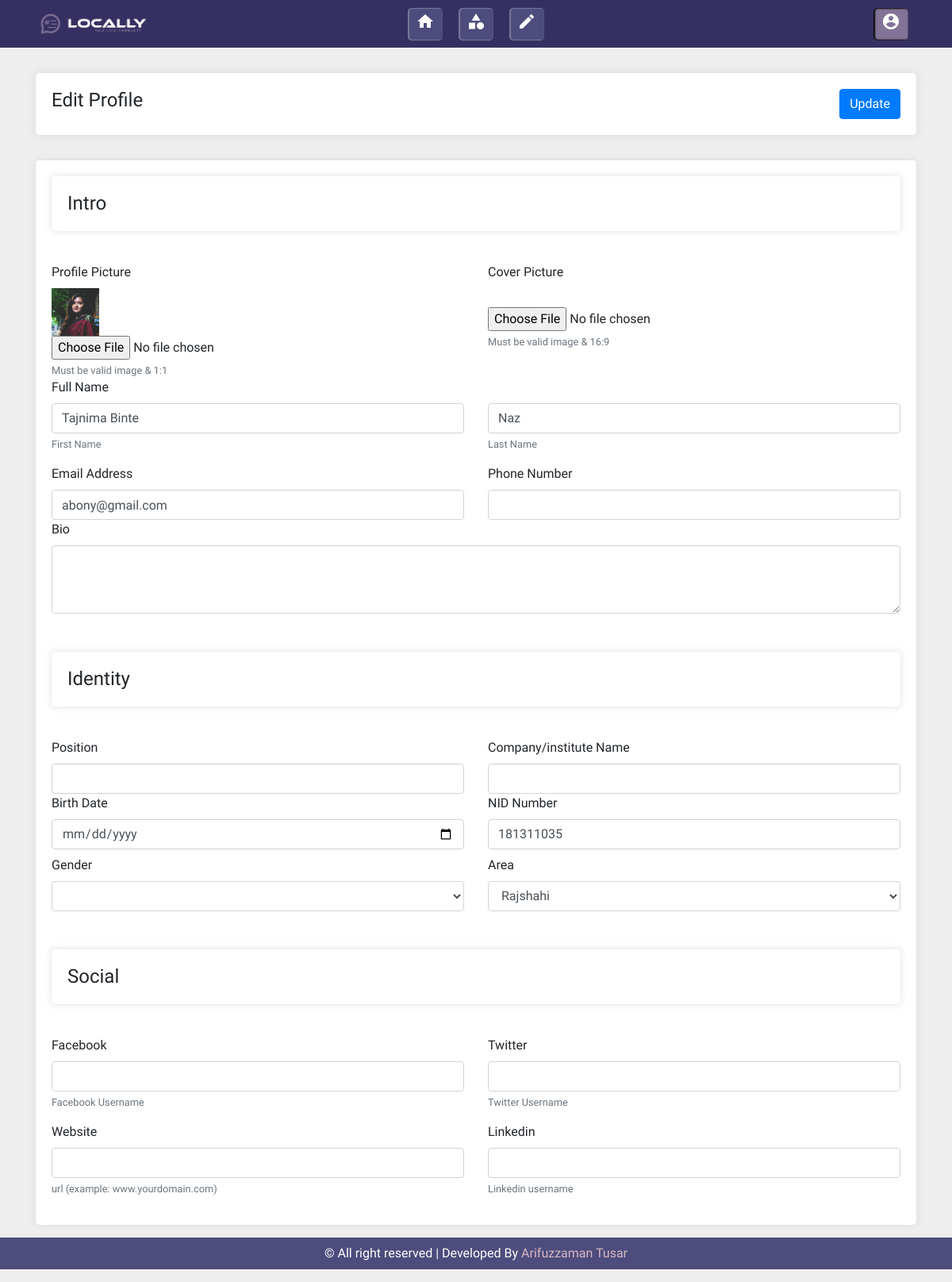
/edit-profile.php (signed in), run on the app's committed database.
### tables this page shows
CREATE TABLE `user` (
  `id` int(20) NOT NULL,
  `username` varchar(100) NOT NULL,
  `firstname` varchar(100) NOT NULL,
  `lastname` varchar(100) NOT NULL,
  `email` varchar(100) NOT NULL,
  `phone` varchar(100) NOT NULL,
  `bio` longtext NOT NULL,
  `city` varchar(100) NOT NULL,
  `nid` varchar(100) NOT NULL,
  `birthday` varchar(100) NOT NULL,
  `gender` varchar(100) NOT NULL,
  `company` varchar(200) NOT NULL,
  `position` varchar(200) NOT NULL,
  `facebook` varchar(200) NOT NULL,
  `twitter` varchar(200) NOT NULL,
  `website` varchar(200) NOT NULL,
  `linkedin` varchar(200) NOT NULL,
  `password` varchar(100) NOT NULL,
  `status` varchar(50) NOT NULL,
  `avater_image` varchar(200) NOT NULL,
  `cover_image` varchar(200) NOT NULL
);

### login-session.php (called while the page is built, shortened)
<?php
    if(isset($_SESSION['username_session']))
    {
        $logged_user=  $_SESSION['username_session'];
        $admin_query = " SELECT * FROM `user` WHERE username LIKE '$logged_user' ";
        $result= mysqli_query($con,$admin_query);
        if (mysqli_num_rows($result) > 0) {
            while($row = mysqli_fetch_assoc($result)) {
                $fname = $row["firstname"];
                $lname = $row["lastname"];
                $email = $row["email"];
                $phone= $row["phone"];
                $bio = $row["bio"];
                $city= $row["city"];
                $nid = $row["nid"];
                $gender = $row["gender"];
                $facebook = $row["facebook"];
                $website = $row["website"];
                $linkedin = $row["linkedin"];
                $twitter =$row["twitter"];
                $company = $row["company"];
                $position = $row["position"];
                $profile_picture = $row["avater_image"];
            }
        }
    }
    else
    {
        header("location:login.php");
    }
?>

### edit-profile.php (the view, shortened to what this page needs)
<?php
include "header.php";
?>
<div class="page_body">
    <div class="container">
        <form action="edit-profile-process.php" method="post" enctype="multipart/form-data">
            <div class="p-3"></div>
            <div class="widget">
                <div class="row">
                    <div class="col-6">
                        <h4>Edit Profile</h4>
                    </div>
                    <div class="col-6">
                        <button name="update_profile" type="submit" class="btn btn-primary float-right">Update</button>
                    </div>
                </div>
            </div>
            <div class="p-3"></div>
            <div class="row">
                <div class="col-12 pb-3">
                    <div class="widget">
                        <h4 class="widget">Intro</h4>
                        <div class="p-3"></div>
                        <div class="row">
                            <div class="col-md-6 col-sm-6">
                                <label for="">Profile Picture </label> <br>
                                <?php
                                if (isset($profile_picture)) {
                                ?>
                                    <img height="60px" src="uploads/user__avater/<?php echo $profile_picture ?>" alt="">
                                <?php
                                }
                                ?>
                                <input class="display-none" style="border: none;" type="text" name="db_avater_image" value="<?php echo $profile_picture ?>"> <br>
                                <input type="file" name="avater_image" value="avater_image">
                                <small id="l_name_HelpId" class="form-text text-muted">Must be valid image & 1:1</small>
                            </div>
                            <div class="col-md-6 col-sm-6">
                                <label for="">Cover Picture </label> <br>
                                <input class="display-none" style="border: none;"  type="text" name="db_cover_image" value="<?php echo $cover_picture ?>"> <br>
                                <input type="file" name="cover_image" value="cover_image">
                                <small id="l_name_HelpId" class="form-text text-muted">Must be valid image & 16:9</small>
                            </div>
                        </div>
                        <div class="form-group">
                            <label for="">Full Name</label>
                            <div class="row">
                                <div class="col-md-6 col-sm-6">
                                    <input class="form-control" type="text" name="firstname" placeholder="" value="<?php echo $fname ?>" aria-describedby="l_name_HelpId">
                                    <small id="f_name_HelpId" class="form-text text-muted">First Name</small>
                                </div>
                                <div class="col-md-6 col-sm-6">
                                    <input class="form-control" type="text" name="lastname" placeholder="" value="<?php echo $lname ?>" aria-describedby="l_name_HelpId">
                                    <small id="l_name_HelpId" class="form-text text-muted">Last Name</small>
                                </div>
                            </div>
                        </div>
                        <div class="row">
                            <div class="col-md-6 col-sm-6">
                                <label for="">Email Address</label>
                                <input type="email" class="form-control" name="email" id="" aria-describedby="emailHelpId" placeholder="" value="<?php echo $email ?>">
                            </div>
                            <div class="col-md-6 col-sm-6">
                                <label for="">Phone Number</label>
                                <input type="phone" class="form-control" name="phone" id="" aria-describedby="emailHelpId" placeholder="" value="<?php echo $phone ?>">
                            </div>
                        </div>
                        <div class="form-group">
                            <label for="">Bio</label>
                            <textarea name="bio" class="form-control" id="" rows="3"> <?php echo $bio ?> </textarea>
                        </div>
                        <div class="p-3">
                        </div>
                        <h4 class="widget ">Identity</h4>
                        <div class="p-3"></div>
                        <div class="row">
                            <div class="col-md-6 col-sm-6">
                                <label for="">Position</label>
                                <input class="form-control" type="text" name="position" placeholder="" value="<?php echo $position ?>" aria-describedby="l_name_HelpId">
                            </div>
                            <div class="col-md-6 col-sm-6">
                                <label for="">Company/institute Name</label>
                                <input class="form-control" type="text" name="company" placeholder="" value="<?php echo $company ?>" aria-describedby="l_name_HelpId">
                            </div>
                        </div>
                        <div class="row">
                            <div class="col-md-6 col-sm-6">
                                <label for="">Birth Date</label>
                                <input class="form-control" type="date" name="birthday" placeholder="" value="11/11/1999" aria-describedby="l_name_HelpId">
                            </div>
                            <div class="col-md-6 col-sm-6">
                                <label for="">NID Number</label>
                                <input class="form-control" type="number" name="nid" placeholder="" value="<?php echo $nid ?>" aria-describedby="l_name_HelpId">
                            </div>
                        </div>
                        <div class="p-1"></div>
                        <div class="row">
                            <div class="col-md-6 col-sm-6">
                                <div class="form-group">
                                    <label for="">Gender</label>
                                    <select class="form-control" name="gender" id="">
                                        <option value=" <?php echo $gender?>" selected><?php if (strlen($gender)>2) {
                                             echo $gender;
                                        }
                                        else{
                                            echo "No gender Selected";
                                        } ?>
                                        </option>
                                        <option value="Male">Male</option>
                                    </select>
                                </div>
                            </div>
                            <div class="col-md-6 col-sm-6">
                                <div class="form-group">
                                    <label for="">Area</label>
                                    <select class="form-control" name="city" id="">
                                        <option value="<?php echo $city ?>" selected ><?php echo $city ?></option>
                                    </select>
                                </div>
                            </div>
                        </div>
                        <div class="p-3"></div>
                        <h4 class="widget">Social</h4>
                        <div class="p-3"></div>
                        <div class="row">
                            <div class="col-md-6 col-sm-6">
                                <div class="form-group">
                                    <label for="">Facebook</label>
                                    <input type="text" class="form-control" name="facebook" id="" aria-describedby="emailHelpId" placeholder="" value="<?php echo $facebook ?>">
                                    <small id="emailHelpId" class="form-text text-muted">Facebook Username</small>
                                </div>
                            </div>
                            <div class="col-md-6 col-sm-6">
                                <div class="form-group">
                                    <label for="">Twitter</label>
                                    <input type="text" class="form-control" name="twitter" id="" aria-describedby="emailHelpId" placeholder="" value="<?php echo $twitter ?>">
                                    <small id="emailHelpId" class="form-text text-muted">Twitter Username</small>
                                </div>
                            </div>
                            <div class="col-md-6 col-sm-6">
                                <div class="form-group">
                                    <label for="">Website</label>
                                    <input type="text" class="form-control" name="website" id="" aria-describedby="emailHelpId" placeholder="" value="<?php echo $website ?>">
                                    <small id="emailHelpId" class="form-text text-muted">url (example: www.yourdomain.com)</small>
                                </div>
                            </div>
                            <div class="col-md-6 col-sm-6">
                                <div class="form-group">
                                    <label for="">Linkedin</label>
                                    <input type="text" class="form-control" name="linkedin" id="" aria-describedby="emailHelpId" placeholder="" value="<?php echo $linkedin ?>">
                                    <small id="emailHelpId" class="form-text text-muted">Linkedin username</small>
                                </div>
                            </div>
                        </div>
                    </div>
                </div>
            </div>
        </form>
    </div>
</div>
<?php
include 'footer.php';
?>

### css/style.css (style rules this page uses)
* { font-family: "Hind Siliguri", sans-serif; }
body { background: rgb(238, 238, 238); }
.widget { transition: 0.5s; box-shadow: 0px 0px 10px rgba(207, 207, 207, 0.664); padding: 20px; background: white; border-radius: 5px; }

### data on the page
user: avater_image (picture), firstname "Tajnima Binte", lastname "Naz", email "abony@gmail.com", nid "181311035", city "Rajshahi"
